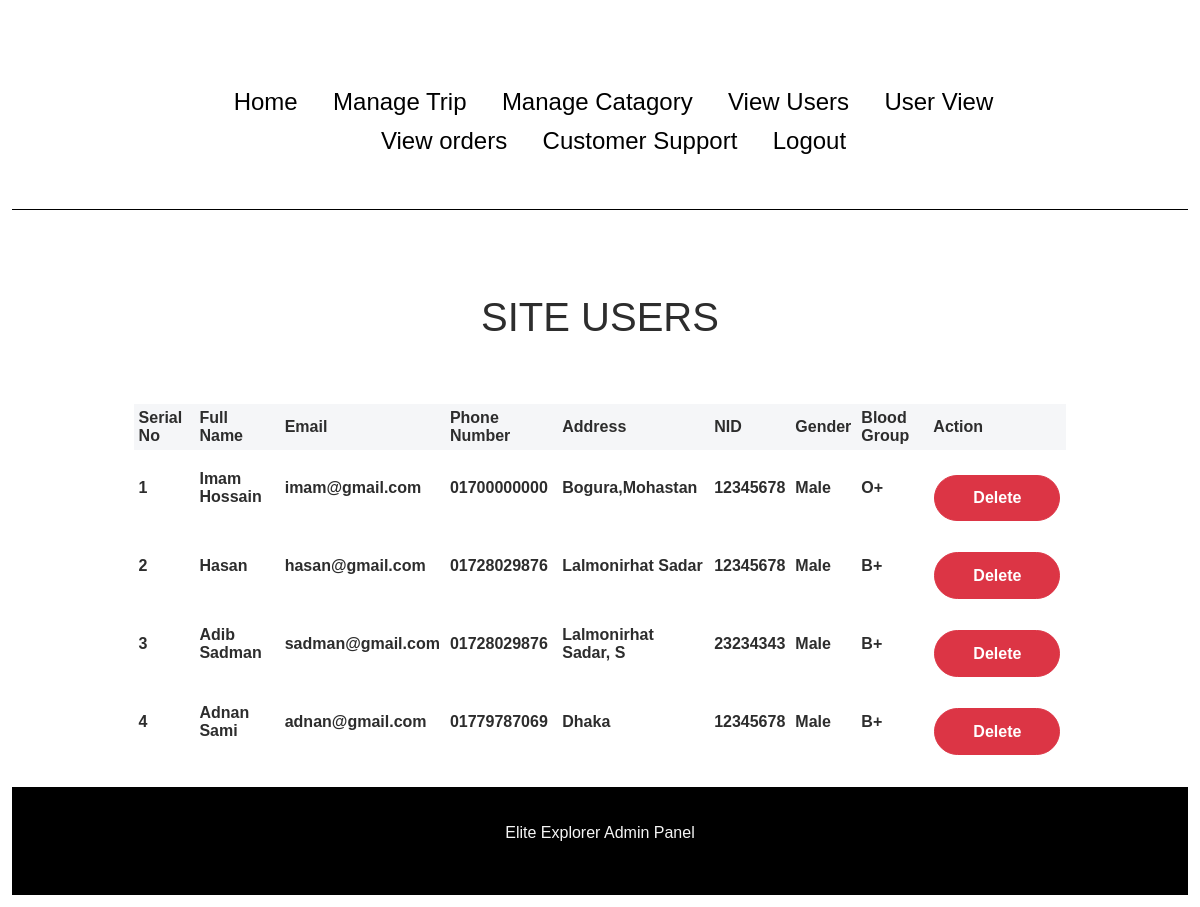
/Project_Files/admin/viewusers.php (signed in), run on the app's committed database.
### tables this page shows
CREATE TABLE `users` (
  `id` int(11) NOT NULL,
  `full_Name` varchar(50) NOT NULL,
  `email` varchar(50) NOT NULL,
  `phone_number` varchar(11) NOT NULL,
  `address` varchar(20) NOT NULL,
  `nid` varchar(15) NOT NULL,
  `gender` varchar(10) NOT NULL,
  `blood_group` varchar(10) NOT NULL,
  `password` varchar(20) NOT NULL,
  `dp` varchar(200) DEFAULT NULL
);

### Project_Files/admin/viewusers.php (the view, shortened to what this page needs)
<?php
include('reuse/menu.php');
include('reuse/dbConn.php');
if (isset($_SESSION['aemail'])) {
 ?>
<br/>
<br/>
<div class="d-flex justify-content-center"><h1>SITE USERS </h1></a></div>
<div class="d-flex justify-content-center">
<table >
<thead class="bg-light">
    <tr>
            <th>
                Serial No
            </th>
            <th>
                Full Name
            </th>
            <th>
                Email
            </th>
            <th>
                Phone Number
            </th>
            <th>
                Address
            </th>
            <th>
                NID
            </th>
            <th>
                Gender
            </th>
            <th>
                Blood Group
            </th>
            <th>
                Action
            </th>
        </tr>
</thead>
        <?php
            $sql = "SELECT * from users";
            $res = mysqli_query($link,$sql);
            if($res == true){
                $count = mysqli_num_rows($res);
            }
            if($count > 0 ){
                $sn = 1;
                while($rows = mysqli_fetch_assoc($res))
                {
                    $id = $rows['id'];
                    $name = $rows['full_Name'];
                    $email = $rows['email'];
                    $phnN = $rows['phone_number'];
                    $add = $rows['address'];
                    $nid = $rows['nid'];
                    $gender = $rows['gender'];
                    $blood_g = $rows['blood_group'];
                    ?>
                        <tr>
                             <th><?php echo $sn++ ?></th>
                             <th><?php echo $name?></th>
                             <th><?php echo $email?></th>
                             <th><?php echo $phnN?></th>
                             <th><?php echo $add?></th>
                             <th><?php echo $nid?></th>
                             <th><?php echo $gender?></th>
                             <th><?php echo $blood_g?></th>
                             <td>
                                    <a href = "deleteuser.php?id=<?php echo $id; ?> " class = "btn btn-danger"> <b>Delete</b></a>
                            </td>
                         </tr>
                    <?php
                }
            }
        ?>
        </table>
</div>
<?php include('reuse/footer.php') ;
}else{
header('location:../adminlogin.php');
}?>

### Project_Files/css/admin.css (style rules this page uses)
* { margin: 1; margin-top: 20; padding: 5; font-family: 'Gill Sans', 'Gill Sans MT', Calibri, 'Trebuchet MS', sans-serif; }
table { align-items: center; width: 80%; border-collapse: collapse; }

### data on the page
users: full_Name "Imam Hossain", email "imam@gmail.com", phone_number "01700000000", address "Bogura,Mohastan", nid "12345678", gender "Male", blood_group "O+"
users: full_Name "Hasan", email "hasan@gmail.com", phone_number "01728029876", address "Lalmonirhat Sadar", nid "12345678", gender "Male", blood_group "B+"
users: full_Name "Adib Sadman", email "sadman@gmail.com", phone_number "01728029876", address "Lalmonirhat Sadar, S", nid "23234343", gender "Male", blood_group "B+"
users: full_Name "Adnan Sami", email "adnan@gmail.com", phone_number "01779787069", address "Dhaka", nid "12345678", gender "Male", blood_group "B+"
